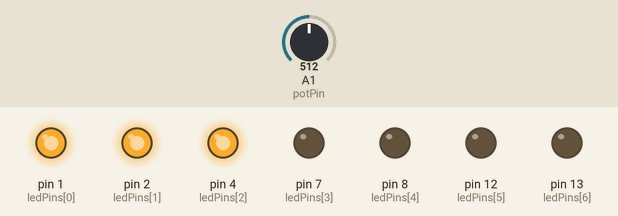
Recording of a sketch running on a simulated Arduino Uno, built with avr-gcc and run on an emulated ATmega328P. On the bench: output pins drawn as LEDs (lit = HIGH). The test bench sets the inputs (shaded band); at power-on: A1 (potPin) = 512.

Above: at 1.2 s.
1.3 s: A1 (potPin) set to 576
2.8 s: A1 (potPin) set to 600
At 3.8 s:
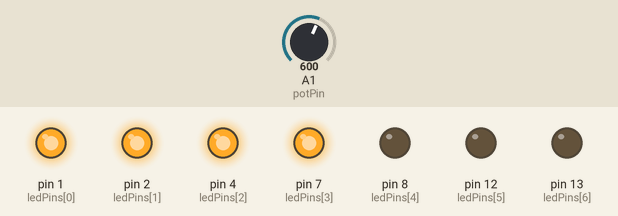
4.3 s: A1 (potPin) set to 306
At 4.9 s:
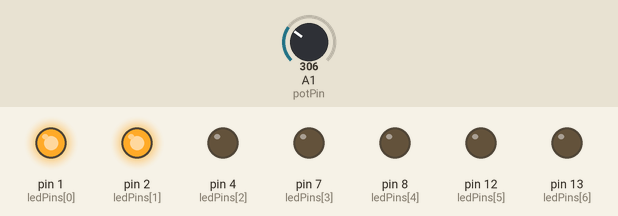
5.8 s: A1 (potPin) set to 276
At 7.0 s:
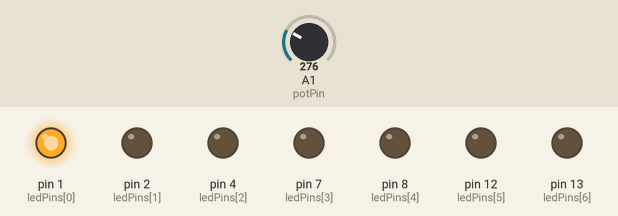
7.3 s: A1 (potPin) set to 156
8.8 s: A1 (potPin) set to 138
At 9.5 s:
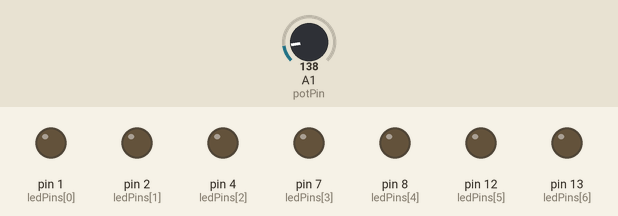
Timing chart, 0 to 11.3 s (numbered marks = the images above; inputs shaded):
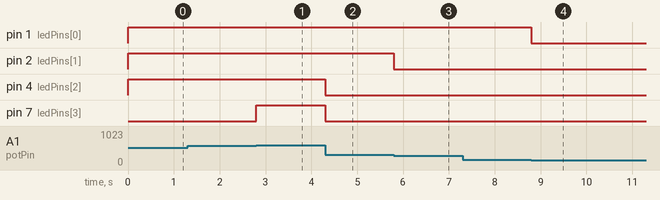

Measured:
- the behaviour switches between 584 and 585 on A1 (potPin) (found by bisection; images 0 and 1)
- the behaviour switches between 293 and 292 on A1 (potPin) (found by bisection; images 2 and 3)
- the behaviour switches between 147 and 146 on A1 (potPin) (found by bisection; images 3 and 4)
- after the input at 1.3 s, every drawn part: stays the same
- after the input at 2.8 s, pin 7 (ledPins[3]): LOW → HIGH at once
- after the input at 4.3 s, pin 4 (ledPins[2]), pin 7 (ledPins[3]): HIGH → LOW at once
- after the input at 5.8 s, pin 2 (ledPins[1]): HIGH → LOW at once
- after the input at 7.3 s, every drawn part: stays the same
- after the input at 8.8 s, pin 1 (ledPins[0]): HIGH → LOW at once

The sketch:

ArdinoOpdracht4.ino
```cpp
//de analoge pin waaraan de potmeter is gekoppeld.
const int potPin = A1;
// een array om de 7 ledlampjes te koppelen aan de de ledpins
const int ledPins[] = {1,2,4,7,8,12,13};
// specificeren hoevel leds er zijn
const int numLeds = 7;


void setup()
{

  // een for loop die bij in de eerste plaats i op 0 zet en daarna bepaald dat het numLeds(7) groter moet zijn dan i als dat zo is kan i groeien.
  for(int i = 0; i < numLeds; i++){

  // i meegeven aan ledpins dus in dit geval 6 want er zijn 7 ledPins en 0 word ook meegerekend. 6 is het aantal lichtjes om vast stellen als de output waar stroom omgezet wordt in licht.
    pinMode(ledPins[i], OUTPUT);


  }

}

void loop()
{

  // variabale aanmaken voor de waarde van de potmeter en die koppelen aan het uitlezen van de status van de analoge pin van de potmeter.
 int potValue = analogRead(potPin);
 // een variabele light aanmaken en die koppelen aan de map functie waarbij ik het berijk van de pot meter(1023) koppel aan het aantal ledlichtjes.
 int light = map(potValue,0, 1023, 0, numLeds);

  // een for loop die controleerd of de light variabele groter is dan i als dat zo i mag i blijven doortellen
  for(int i = 0; i < light; i++){

   // i is in ditgeval dus 6 dus 7 ledlichtjes worden maximaal vorzien van 255(dit houd de maximale stroom kracht in, dus het lichtje brand op zijn felste)
  analogWrite(ledPins[i], 255);

  }


// for loop die kijkt of het aantal ledlightjes groter is als light. als dat zo is mag i blijven door tellen en dus een light uitzetten
  for(int i = light ; i < numLeds; i++){

  // in dit geval is het maximaal 7 lichtjes die uit kunnen worden gezet
    analogWrite(ledPins[i], 0);

  }


}
```
